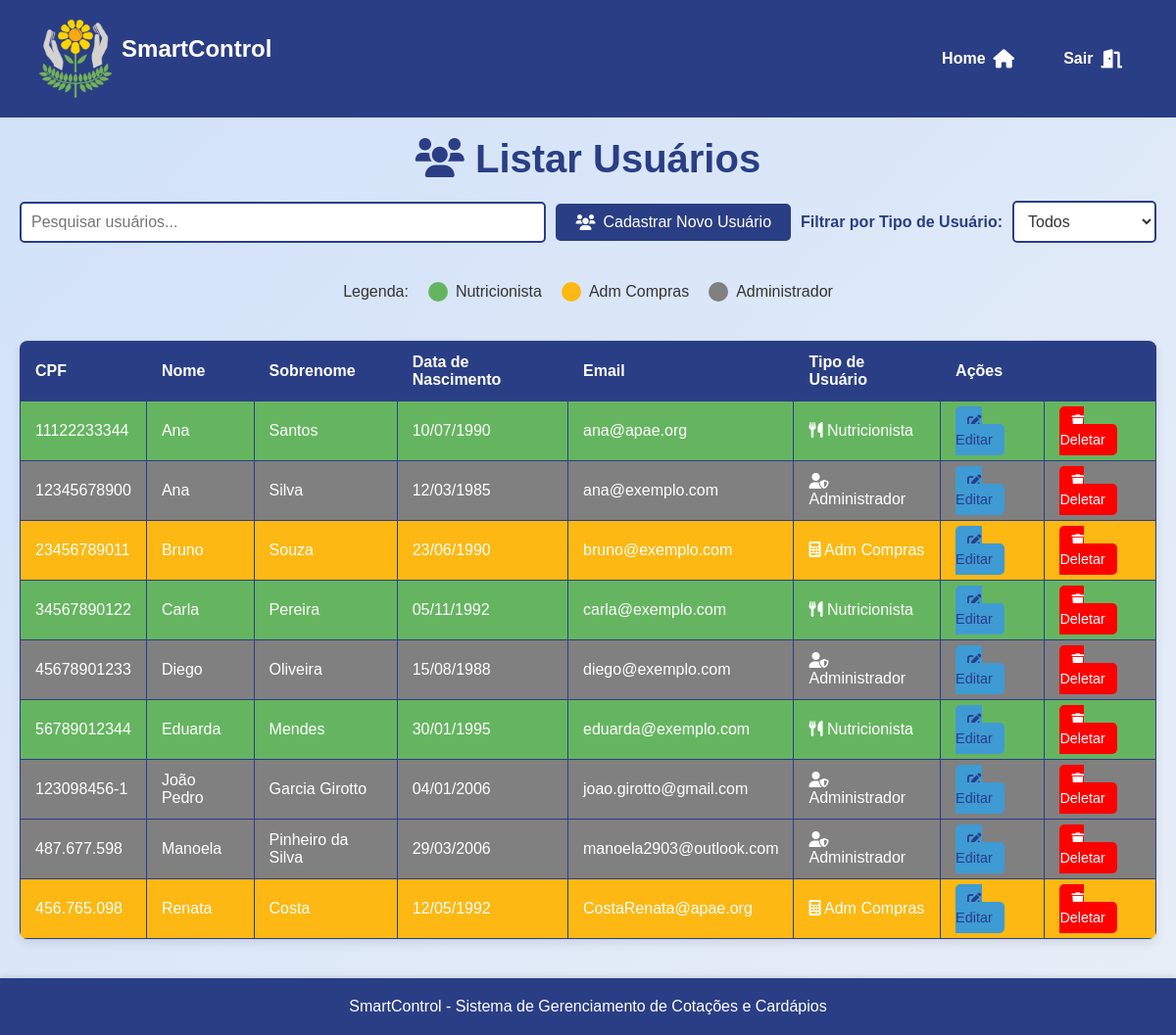
/assets/view/pages/usuario/listarUsuario/listarUsuario.php (signed in), run on an earlier commit of the app's database.
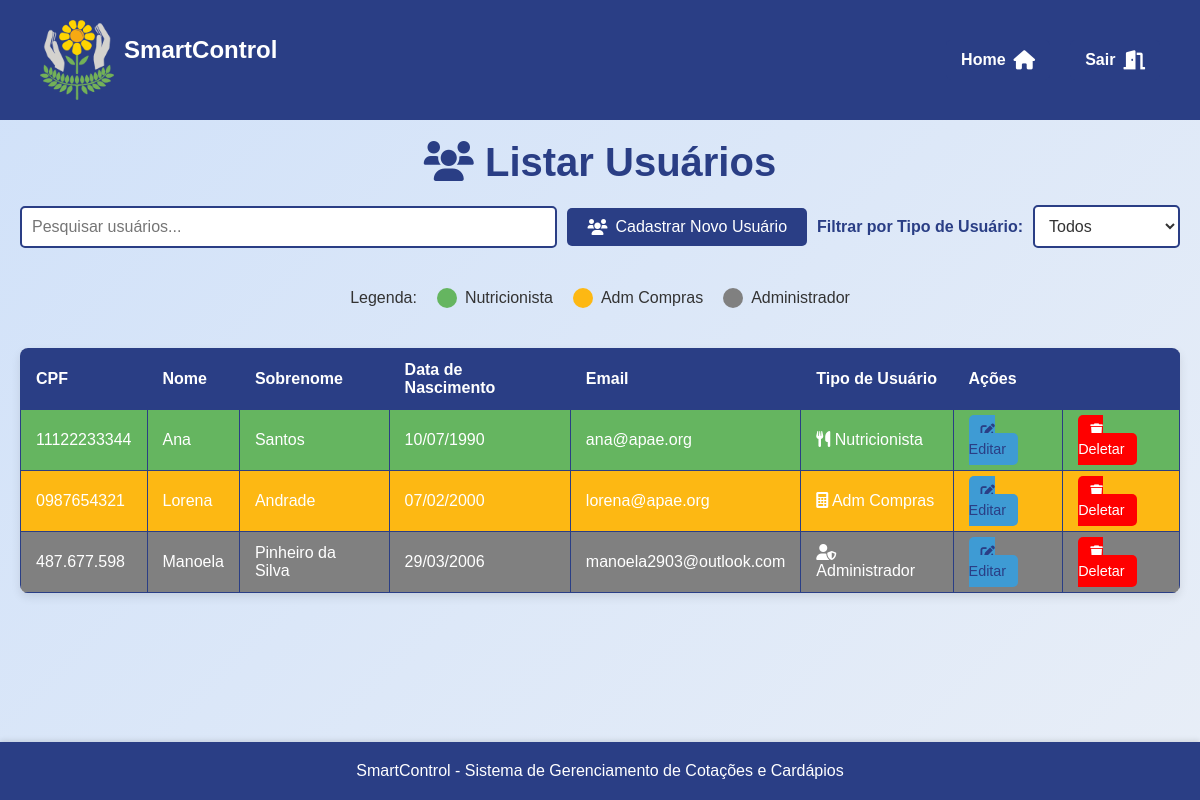
And on a later commit of the database.
### tables this page shows
CREATE TABLE `usuarios` (
  `id` int(11) NOT NULL,
  `cpf` varchar(11) NOT NULL,
  `nome` varchar(100) NOT NULL,
  `sobrenome` varchar(100) NOT NULL,
  `data_nascimento` date NOT NULL,
  `endereco` varchar(255) DEFAULT NULL,
  `telefone` varchar(15) DEFAULT NULL,
  `email` varchar(100) NOT NULL,
  `senha` varchar(255) NOT NULL,
  `tipo_usuario` enum('administrador','contador','nutricionista') NOT NULL,
  `crn` varchar(20) DEFAULT NULL,
  `data_criacao` timestamp NOT NULL DEFAULT current_timestamp()
);

### assets/model/pdo/DataBase.php (called while the page is built, shortened)
<?php
class Database {
    private $host = 'localhost';
    private $dbname = 'sistema_apae';
    private $username = 'root';
    private $password = '';
    public $conn;
    public function __construct()
    {
        try {
            $this->conn = new PDO("mysql:host=$this->host;dbname=$this->dbname", $this->username, $this->password);
            $this->conn->setAttribute(PDO::ATTR_ERRMODE, PDO::ERRMODE_EXCEPTION);
        } catch (PDOException $exception) {
            echo "Erro na conexão: " . $exception->getMessage();
        }
    }
    public function read($table, $columns = "*", $id = null, $where = null) {
        $sql = "SELECT $columns FROM $table";
        try {
            $stmt = $this->conn->prepare($sql);
            $stmt->execute();
            return $stmt->fetchAll(PDO::FETCH_ASSOC);
        } catch (PDOException $exception) {
            echo "Erro ao ler: " . $exception->getMessage();
            return false;
        }
    }
}
?>

### assets/controller/userController.php (called while the page is built, shortened)
<?php
require_once __DIR__ . '/../model/Usuario.php';
require_once __DIR__ . '/../model/pdo/DataBase.php';
class ControladorUsuarios
{
    private $banco;
    public function __construct() {
        $this->banco = new DataBase;
    }
    public function listarUsuarios()
    {
        $usuarioBanco = $this->banco->read("usuarios");
        foreach($usuarioBanco as $usuario)
        {
            switch ($usuario['tipo_usuario']) {
                case 'nutricionista':
                    $usuarios[] = new Nutricionista($usuario['id'], $usuario['cpf'], $usuario['crn'], $usuario['nome'], $usuario['sobrenome'], $usuario['data_nascimento'], $usuario['endereco'], $usuario['telefone'], $usuario['email'], $usuario['senha'],$usuario['tipo_usuario']);
                    break;
                case 'contador':
                    $usuarios[] = new Contador($usuario['id'], $usuario['cpf'], $usuario['nome'], $usuario['sobrenome'], $usuario['data_nascimento'], $usuario['endereco'], $usuario['telefone'], $usuario['email'], $usuario['senha'],$usuario['tipo_usuario']);
                    break;
                case 'administrador':
                    $usuarios[] = new Administrador($usuario['id'], $usuario['cpf'], $usuario['nome'], $usuario['sobrenome'], $usuario['data_nascimento'], $usuario['endereco'], $usuario['telefone'], $usuario['email'], $usuario['senha'],$usuario['tipo_usuario']);
                    break;
            }
        }
        return $usuarios;
    }
}
?>

### assets/model/Usuario.php (called while the page is built, shortened)
<?php
abstract class Usuario {
    protected $id;
    protected $cpf;
    protected $nome;
    protected $sobrenome;
    protected $dataNasc;
    protected $email;
    protected $tipo_usuario;
    public function __construct($id, $cpf, $nome, $sobrenome, $dataNasc, $endereco, $telefone, $email, $senha,$tipo_usuario) {
        $this->id = $id;
        $this->cpf = $cpf;
        $this->nome = $nome;
        $this->sobrenome = $sobrenome;
        $this->dataNasc = $dataNasc;
        $this->email = $email;
        $this->tipo_usuario = $tipo_usuario;
    }
    public function getId() {
        return $this->id;
    }
    public function getCpf() {
        return $this->cpf;
    }
    public function getNome() {
        return $this->nome;
    }
    public function getSobrenome() {
        return $this->sobrenome;
    }
    public function getDataNasc() {
        return $this->dataNasc;
    }
    public function getEmail() {
        return $this->email;
    }
    public function getTipoUsuario() {
        return $this->tipo_usuario;
    }
}
?>

### assets/view/pages/global.php (called while the page is built)
<?php
function converterDataParaBR($data) {
    $dataArray = explode('-', $data);
    return $dataArray[2] . '/' . $dataArray[1] . '/' . $dataArray[0];
}
?>

### assets/view/pages/usuario/listarUsuario/listarUsuario.php (the view, shortened to what this page needs)
<?php
require_once __DIR__ . "/../../../../controller/userController.php";
require_once __DIR__ . "/../../../../controller/pageController.php";
require_once __DIR__ . "/../../global.php";
$controler = new ControladorUsuarios();
?>
<!DOCTYPE html>
<html lang="pt-BR">
<head>
    <link rel="stylesheet" href="../../styles/ListarStyle.css">
    <link rel="stylesheet" href="https://cdnjs.cloudflare.com/ajax/libs/font-awesome/6.0.0-beta3/css/all.min.css">
</head>
<body>
<?php renderHeader(); ?>
<main>
    <h1> <i class="fas fa-users"></i> Listar Usuários</h1>
    <section class="search">
        <input type="text" id="search-input" name="search" placeholder="Pesquisar usuários..." onkeyup="searchUsers()">
        <section class="add-user">
            <a href="../cadastroUsuario/register_user.php" class="add-user-btn">
                <i class="fas fa-users"></i> Cadastrar Novo Usuário
            </a>
        </section>
        <section class="filter">
            <label for="tipo-usuario" class="filter-label">Filtrar por Tipo de Usuário:</label>
            <select id="tipo-usuario" name="tipo-usuario" onchange="filterUsersBySelect()" aria-label="Filtrar usuários por tipo">
                <option value="">Todos</option>
            </select>
        </section>
    </section>
    <section class="legend">
        <span>Legenda: </span>
        <section class="legend-item">
            <div class="legend-color legend-nutricionista"></div>
            <span>Nutricionista</span>
        </section>
        <section class="legend-item">
            <div class="legend-color legend-contador"></div>
            <span>Adm Compras</span>
        </section>
        <section class="legend-item">
            <div class="legend-color legend-administrador"></div>
            <span>Administrador</span>
        </section>
    </section>
    <table>
        <thead>
            <tr>
                <th>CPF</th>
                <th>Nome</th>
                <th>Sobrenome</th>
                <th>Data de Nascimento</th>
                <th>Email</th>
                <th>Tipo de Usuário</th>
                <th colspan="2">Ações</th>
            </tr>
        </thead>
        <tbody id="user-table-body">
            <?php
            $usuarios = $controler->listarUsuarios();
            usort($usuarios, function($a, $b) {
                return strcmp($a->getNome(), $b->getNome());
            });
            if ($usuarios) {
                foreach ($usuarios as $usuario) {
                    $classeUsuario = '';
                    $iconeUsuario = '';
                    switch ($usuario->getTipoUsuario()) {
                        case 'administrador':
                            $classeUsuario = 'administrador';
                            $iconeUsuario = '<i class="fas fa-user-shield"></i>';
                            break;
                        case 'nutricionista':
                            $classeUsuario = 'nutricionista';
                            $iconeUsuario = '<i class="fas fa-utensils"></i>';
                            break;
                        case 'contador':
                            $classeUsuario = 'contador';
                            $iconeUsuario = '<i class="fas fa-calculator"></i>';
                            break;
                    }
                    $tipo = $usuario->getTipoUsuario() === "contador" ? 'Adm Compras' : ucfirst($usuario->getTipoUsuario());
                    echo "<tr class='{$classeUsuario}'>";
                    echo "<td>{$usuario->getCpf()}</td>";
                    echo "<td>{$usuario->getNome()}</td>";
                    echo "<td>{$usuario->getSobrenome()}</td>";
                    echo "<td>".converterDataParaBR($usuario->getDataNasc())."</td>";
                    echo "<td>{$usuario->getEmail()}</td>";
                    echo "<td>{$iconeUsuario} {$tipo}</td>";
                    echo "<td><a href='../editarUsuario/editUsuario.php?id={$usuario->getId()}' class='acao-editar'><i class='fas fa-edit'></i> Editar</a></td>";
                    echo "<td><a href='#' class='acao-deletar' onclick='confirmDelete({$usuario->getId()}, \"{$usuario->getNome()}\")'><i class='fas fa-trash'></i> Deletar</a></td>";
                    echo "</tr>";
                }
            } else {
                echo "<tr><td colspan='8'>Nenhum usuário cadastrado</td></tr>";
            }
            ?>
        </tbody>
    </table>
</main>
<?php renderFooter(); ?>
</body>
</html>

### assets/controller/pageController.php
<?php
function renderHeader() {
    echo '
<header>
    <section class="header-container">
        <section class="logo-container">
            <img src="../../../../../src/logo_sem_fundo.png" alt="Logo do SmartControl" class="logo">
            <h1 class="system-name">SmartControl</h1>
        </section>
        <section class="user-info">
        <a href="../../principal/principal.php" class="home-btn"> Home <i class="fas fa-home"></i></a>
            <a href="../../logout.php" class="logout-btn"> Sair <i class="fas fa-door-open"></i></a>
        </section>
    </section>
</header>
';
}
function renderFooter() {
    echo '
    <footer>
        <p>SmartControl - Sistema de Gerenciamento de Cotações e Cardápios</p>
    </footer>
</body>
</html>
';
}
?>

### assets/view/pages/styles/ListarStyle.css (style rules this page uses)
h1 { font-size: 2.5rem; color: var(--darkblue); text-align: center; margin-bottom: 20px; }
.search { display: flex; justify-content: space-between; align-items: center; margin-bottom: 20px; gap: 10px; }
#search-input { flex: 1; padding: 10px; font-size: 1rem; border: 2px solid var(--darkblue); border-radius: 5px; outline: none; transition: border-color 0.3s ease; }
.add-product-btn, .add-user-btn, .add-quote-btn { display: inline-flex; align-items: center; gap: 8px; padding: 10px 20px; background-color: var(--darkblue); color: var(--white); border-radius: 5px; text-decoration: none; font-size: 1rem; transition: background-color 0.3s ease, transform 0.2s ease; }
table { width: 100%; border-collapse: collapse; margin: 20px 0; font-size: 1rem; text-align: left; background-color: var(--white); border-radius: 8px; overflow: hidden; box-shadow: 0 4px 10px rgba(0, 0, 0, 0.1); }
table thead tr { background-color: var(--darkblue); color: var(--white); font-weight: bold; }
table th, table td { padding: 12px 15px; border: 1px solid var(--darkblue); }
.acao-editar, .acao-deletar { padding: 8px 12px; border-radius: 5px; text-decoration: none; font-size: 0.9rem; transition: background-color 0.3s ease, transform 0.2s ease; }
.acao-editar { background-color: var(--lightblue); color: var(--darkblue); }
.acao-deletar { background-color: var(--red); color: var(--white); }
.legend { display: flex; align-items: center; justify-content: center; gap: 20px; margin: 20px 0; }
.legend-item { display: flex; align-items: center; gap: 8px; }
.legend-color { width: 20px; height: 20px; border-radius: 50%; }
.legend-nutricionista { background-color: var(--green); }
.legend-contador { background-color: var(--orange); }
.legend-administrador { background-color: #808080; }
.filter { display: flex; align-items: center; gap: 10px; }
.filter-label { font-size: 1rem; color: var(--darkblue); font-weight: bold; }
#categoria, #tipo-usuario, #ramo { padding: 10px; font-size: 1rem; border: 2px solid var(--darkblue); border-radius: 5px; background-color: var(--white); color: var(--darkgray); transition: border-color 0.3s ease; }
tr.administrador { background-color: #808080; color: var(--white); }
tr.nutricionista { background-color: var(--green); color: var(--white); }
tr.contador { background-color: var(--orange); color: var(--white); }

### assets/view/pages/global.css (style rules this page uses)
* { margin: 0; padding: 0; box-sizing: border-box; font-family: 'Arial', sans-serif; }
:root { --yellow: #fbde04; --lightyellow: #f9e79f; --lightgray: #bebcaf; --orange: #fdb813; --darkblue: #2a3e85; --green: #65b560; --lightblue: #3e9bd4; --superlightblue: #d0e1f9; --red: #ff0000; --darkred: #c9302c; --white: #ffffff; --black: #000000; --darkgray: #333333; --lightwhite:#e8eef7; --superdarkblue: #324a89; --gray: #555555; }
header { background-color: var(--darkblue); color: var(--white); padding: 10px 20px; height: 12%; width: 100%; align-items: center; display: flex; justify-content: space-between; }
.header-container { width: 100%; padding: 10px 20px; display: flex; justify-content: space-between; align-items: center; color: var(--white); }
.logo-container { display: flex; align-items: center; }
.logo { height: 80px; width: auto; margin-right: 10px; }
.system-name { font-size: 1.5rem; font-weight: bold; color: var(--white); }
.user-info { display: flex; align-items: center; padding: 0; background-color: transparent; gap: 10px; }
.logout-btn, .home-btn { display: flex; align-items: center; justify-content: center; background-color: var(--darkblue); color: var(--white); padding: 10px 15px; border-radius: 5px; text-decoration: none; font-weight: bold; font-size: 1rem; margin-left: 10px; transition: background-color 0.3s ease, transform 0.2s ease; }
.logout-btn i, .home-btn i { margin-left: 8px; font-size: 1.2rem; color: var(--white); vertical-align: middle; }
body { font-family: 'Arial', sans-serif; display: flex; flex-direction: column; min-height: 100vh; margin: 0; background: linear-gradient(135deg, var(--superlightblue) 0%, var(--lightwhite) 100%); color: var(--darkgray); }
main { flex: 1; display: flex; flex-direction: column; justify-content: flex-start; padding: 20px; }
footer { text-align: center; padding: 20px; background-color: var(--darkblue); color: var(--white); width: 100%; box-shadow: 0 -2px 5px rgba(0, 0, 0, 0.1); display: flex; align-items: center; justify-content: center; flex-shrink: 0; }

What changed in the data, as far as the page shows it:
removed usuarios: cpf "23456789011", nome "Bruno", sobrenome "Souza", data_nascimento "23/06/1990", email "bruno@exemplo.com", tipo_usuario "Adm Compras"
removed usuarios: cpf "34567890122", nome "Carla", sobrenome "Pereira", data_nascimento "05/11/1992", email "carla@exemplo.com", tipo_usuario "Nutricionista"
removed usuarios: cpf "45678901233", nome "Diego", sobrenome "Oliveira", data_nascimento "15/08/1988", email "diego@exemplo.com", tipo_usuario "Administrador"
removed usuarios: cpf "56789012344", nome "Eduarda", sobrenome "Mendes", data_nascimento "30/01/1995", email "eduarda@exemplo.com", tipo_usuario "Nutricionista"
removed usuarios: cpf "123098456-1", nome "João Pedro", sobrenome "Garcia Girotto", data_nascimento "04/01/2006", email "joao.girotto@gmail.com", tipo_usuario "Administrador"
removed usuarios: cpf "456.765.098", nome "Renata", sobrenome "Costa", data_nascimento "12/05/1992", email "CostaRenata@apae.org", tipo_usuario "Adm Compras"
changed usuarios: cpf "12345678900" → "0987654321"; nome "Ana" → "Lorena"; sobrenome "Silva" → "Andrade"; data_nascimento "12/03/1985" → "07/02/2000"; email "ana@exemplo.com" → "lorena@apae.org"; tipo_usuario "Administrador" → "Adm Compras"
